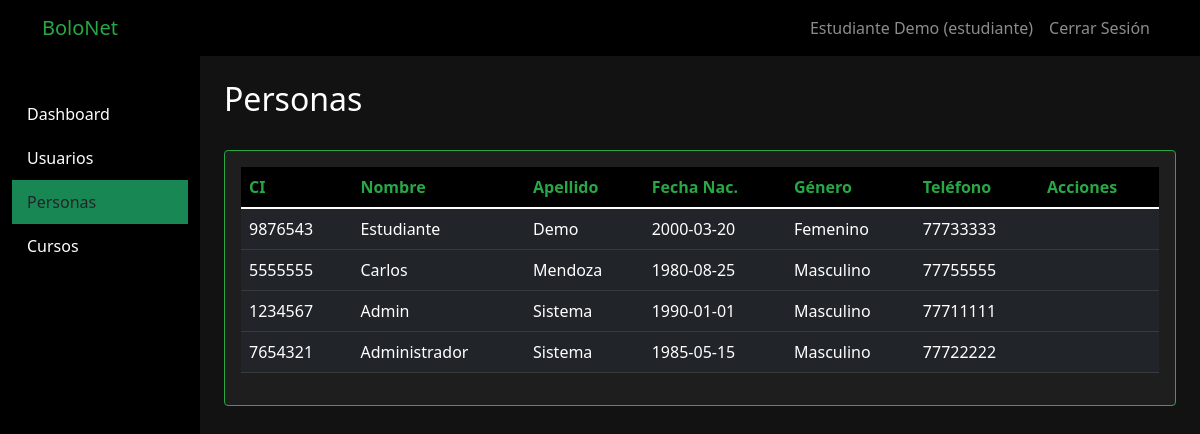
Screenshot of /personas.php (signed in) with the database file from the repository.
### tables this page shows
CREATE TABLE persona (
    id INT PRIMARY KEY AUTO_INCREMENT,
    ci VARCHAR(20) NOT NULL UNIQUE,
    nombre VARCHAR(100) NOT NULL,
    apellido VARCHAR(100) NOT NULL,
    fecha_nacimiento DATE NOT NULL,
    genero ENUM('M', 'F', 'O') NOT NULL,
    telefono VARCHAR(15),
    direccion TEXT,
    creado_en TIMESTAMP DEFAULT CURRENT_TIMESTAMP,
    actualizado_en TIMESTAMP DEFAULT CURRENT_TIMESTAMP ON UPDATE CURRENT_TIMESTAMP
);

### controllers/PersonaController.php (called while the page is built, shortened)
<?php
class PersonaController {
    private $persona;
    public function __construct() {
        require_once __DIR__ . '/../models/Persona.php';
        $this->persona = new Persona();
    }
    public function index() {
        $personas = $this->persona->getAll();
        require_once __DIR__ . '/../views/layouts/header.php';
        require_once __DIR__ . '/../views/personas/index.php';
        require_once __DIR__ . '/../views/layouts/footer.php';
    }
}
?>

### models/Database.php (called while the page is built, shortened)
<?php
class Database {
    private static $connection = null;
    public static function getConnection() {
        if (self::$connection === null) {
            self::$connection = new mysqli(DB_HOST, DB_USER, DB_PASS, DB_NAME);
            self::$connection->set_charset("utf8");
        }
        return self::$connection;
    }
}

### models/Persona.php (called while the page is built, shortened)
<?php
class Persona {
    private $db;
    public function __construct() {
        require_once __DIR__ . '/Database.php';
        $this->db = Database::getConnection();
    }
    public function getAll() {
        $sql = "SELECT * FROM persona ORDER BY apellido, nombre";
        $result = $this->db->query($sql);
        return $result->fetch_all(MYSQLI_ASSOC);
    }
}
?>

### views/personas/index.php (the view, shortened to what this page needs)
<div class="d-flex justify-content-between align-items-center mb-4">
    <h2>Personas</h2>
</div>
<div class="card">
    <div class="card-body">
        <div class="table-responsive">
            <table class="table table-dark table-hover">
                <thead>
                    <tr>
                        <th>CI</th>
                        <th>Nombre</th>
                        <th>Apellido</th>
                        <th>Fecha Nac.</th>
                        <th>Género</th>
                        <th>Teléfono</th>
                        <th>Acciones</th>
                    </tr>
                </thead>
                <tbody>
                    <?php foreach($personas as $persona): ?>
                    <tr>
                        <td><?php echo htmlspecialchars($persona['ci']); ?></td>
                        <td><?php echo htmlspecialchars($persona['nombre']); ?></td>
                        <td><?php echo htmlspecialchars($persona['apellido']); ?></td>
                        <td><?php echo htmlspecialchars($persona['fecha_nacimiento']); ?></td>
                        <td>
                            <?php
                            $genero_text = $persona['genero'] == 'M' ? 'Masculino' : ($persona['genero'] == 'F' ? 'Femenino' : 'Otro');
                            echo $genero_text;
                            ?>
                        </td>
                        <td><?php echo htmlspecialchars($persona['telefono'] ?? 'N/A'); ?></td>
                        <td>
                        </td>
                    </tr>
                    <?php endforeach; ?>
                </tbody>
            </table>
        </div>
    </div>
</div>

### views/layouts/header.php (style rules this page uses)
body { background-color: #121212 !important; color: #ffffff !important; }
.card { background-color: #1e1e1e !important; border-color: #28a745 !important; }
.table-dark { background-color: #1e1e1e !important; }
.table-dark th { background-color: #000000 !important; color: #28a745 !important; }

### rows the page displays
persona: ci "9876543", nombre "Estudiante", apellido "Demo", fecha_nacimiento "2000-03-20", genero "Femenino", telefono "77733333"
persona: ci "5555555", nombre "Carlos", apellido "Mendoza", fecha_nacimiento "1980-08-25", genero "Masculino", telefono "77755555"
persona: ci "1234567", nombre "Admin", apellido "Sistema", fecha_nacimiento "1990-01-01", genero "Masculino", telefono "77711111"
persona: ci "7654321", nombre "Administrador", apellido "Sistema", fecha_nacimiento "1985-05-15", genero "Masculino", telefono "77722222"

### other values shown
SITE_NAME "BoloNet"
$_SESSION['user_name'] "Estudiante Demo"
$_SESSION['user_role'] "estudiante"
